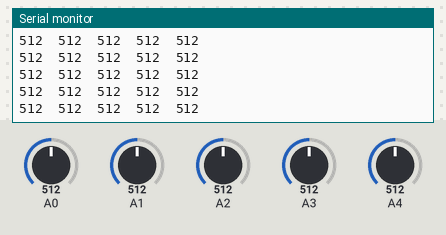
This sketch was run on a simulated Arduino Uno, built with avr-gcc and run on an emulated ATmega328P. Parts: the last lines printed to the serial monitor. The inputs (shaded band) are chosen by the test bench; at power-on: A0 = 512, A1 = 512, A2 = 512, A3 = 512, A4 = 512.

Above: at 1.2 s.
1.3 s: A0 set to 716
At 1.57 s:
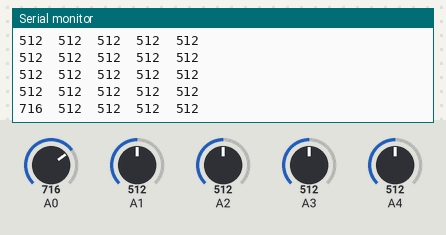
2.8 s: A1 set to 716
At 2.98 s:
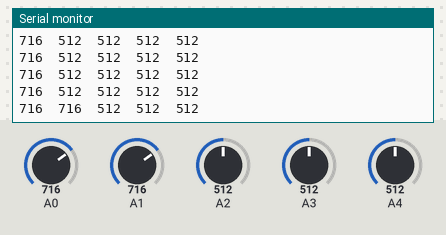
4.3 s: A2 set to 716
At 4.39 s:
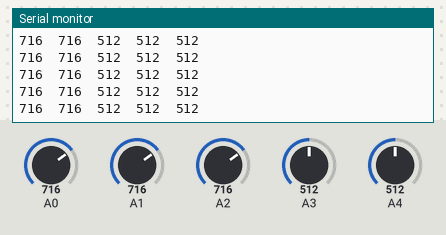
5.8 s: A3 set to 716
At 5.8 s:
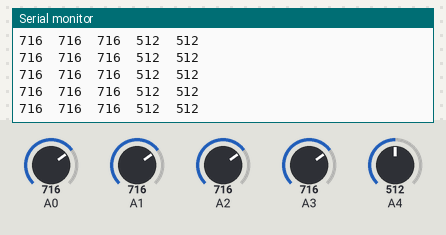
7.3 s: A4 set to 716
At 7.41 s:
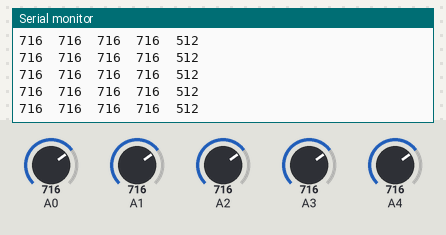
8.8 s: A0 set to 992
At 8.82 s:
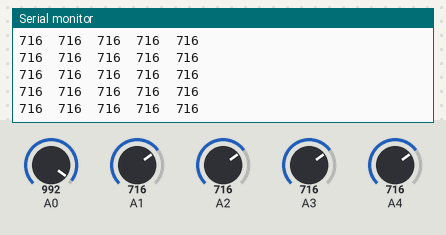
Timing chart, 0 to 11.3 s (numbered marks = the images above; inputs shaded):
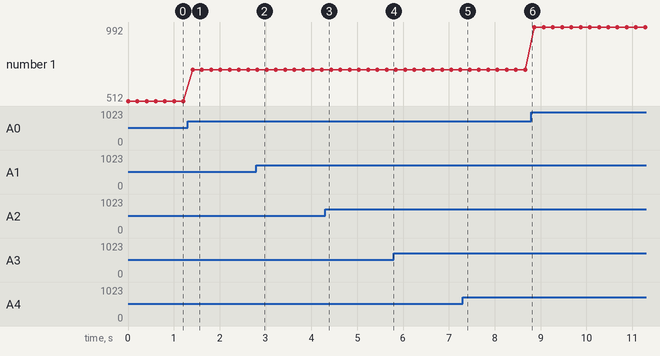

Measured:
- after the input at 1.3 s, the serial monitor: prints a new line after 0.11 s (image 1)
- after the input at 2.8 s, the serial monitor: prints a new line at once (image 2)
- plotted number 1: 512 → 716 after the input at 1.3 s, 716 → 992 after the input at 8.8 s

The sketch:

Tracker_Sensor.ino
```cpp
/* WaveShare ARPICAR Run Forward/Backward/Left/Right Test

   ARPICAR run forward,backward,left right and so on..

   Created 25th June 2016
           by Xinwu Lin

   CN: http://www.waveshare.net/
   EN: http://www.waveshare.com/
*/

void setup()
{
  Serial.begin(115200);
  Serial.println("TRSensor example");
  pinMode(A0, INPUT);
  pinMode(A1, INPUT);
  pinMode(A2, INPUT);
  pinMode(A3, INPUT);
  pinMode(A4, INPUT);

}


void loop()
{

  Serial.print(analogRead(A0));
  Serial.print("  ");
  Serial.print(analogRead(A1));
  Serial.print("  ");
  Serial.print(analogRead(A2));
  Serial.print("  ");
  Serial.print(analogRead(A3));
  Serial.print("  ");
  Serial.print(analogRead(A4));
  Serial.println();
  delay(200);

}
```
